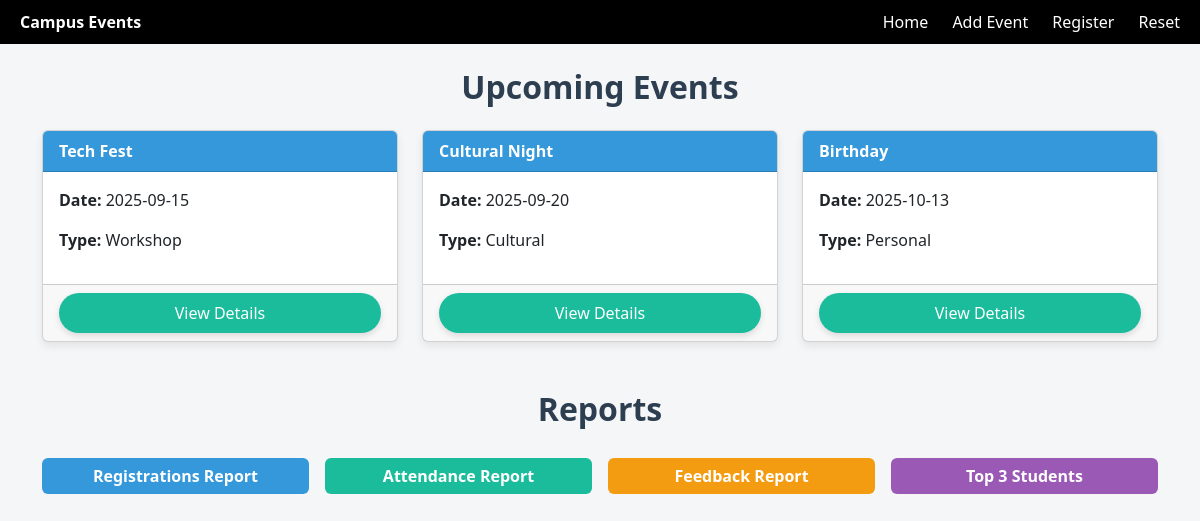
The page / on the database its author committed.
### tables this page shows
CREATE TABLE Events (
                        event_id INTEGER PRIMARY KEY AUTOINCREMENT,
                        title TEXT NOT NULL,
                        type TEXT NOT NULL,
                        date TEXT NOT NULL,
                        college_id INTEGER,
                        FOREIGN KEY (college_id) REFERENCES Colleges(college_id)
                    );

### app.py (the view)
@app.route("/")
def home():
    conn = sqlite3.connect(DATABASE)
    cursor = conn.cursor()
    cursor.execute("SELECT event_id, title, type, date FROM Events")
    events = cursor.fetchall()
    conn.close()
    return render_template("home.html", events=events)

### templates/home.html (shortened to what this page needs)
{% extends "base.html" %}
{% block content %}
<h2 class="text-center mb-4">Upcoming Events</h2>
{% if events %}
    <div class="row row-cols-1 row-cols-md-3 g-4">
        {% for event in events %}
        <div class="col">
            <div class="card h-100">
                <div class="card-header">
                    {{ event[1] }}
                </div>
                <div class="card-body">
                    <p><strong>Date:</strong> {{ event[3] }}</p>
                    <p><strong>Type:</strong> {{ event[2] }}</p>
                </div>
                <div class="card-footer d-grid gap-2">
                    <a href="{{ url_for('event_detail', event_id=event[0]) }}" class="btn-action rounded-pill">
                        View Details
                    </a>
                </div>
            </div>
        </div>
        {% endfor %}
    </div>
{% else %}
    <div class="alert alert-warning text-center">No upcoming events.</div>
{% endif %}
<h2 class="text-center mt-5 mb-4">Reports</h2>
<div class="row row-cols-1 row-cols-md-2 g-3 justify-content-center">
    <div class="col-md-3">
        <a href="{{ url_for('report_registrations') }}" class="btn btn-report btn-report-registrations w-100">Registrations Report</a>
    </div>
    <div class="col-md-3">
        <a href="{{ url_for('report_attendance') }}" class="btn btn-report btn-report-attendance w-100">Attendance Report</a>
    </div>
    <div class="col-md-3">
        <a href="{{ url_for('report_feedback') }}" class="btn btn-report btn-report-feedback w-100">Feedback Report</a>
    </div>
    <div class="col-md-3">
        <a href="{{ url_for('report_top_students') }}" class="btn btn-report btn-report-top w-100">Top 3 Students</a>
    </div>
</div>
{% endblock %}

### templates/base.html (style rules this page uses)
.btn-action { display: inline-block; padding: 8px 16px; background-color: #27ae60; color: white !important; font-weight: 500; text-decoration: none; box-shadow: 0 3px 6px rgba(0,0,0,0.15); transition: 0.3s; cursor: pointer; }

### templates/home.html (style rules this page uses)
h2 { color: #2c3e50; font-weight: 700; }
.card { background-color: #ffffff; box-shadow: 0 4px 8px rgba(0,0,0,0.08); transition: transform 0.3s; }
.card-header { background-color: #3498db; color: #ffffff; font-weight: 600; }
.btn-action { display: inline-block; padding: 8px 16px; background-color: #1abc9c; color: #fff !important; font-weight: 500; text-decoration: none; text-align: center; box-shadow: 0 3px 6px rgba(0,0,0,0.12); transition: 0.3s; cursor: pointer; }
.btn-report { margin: 5px 0; font-weight: 600; color: #fff !important; border: none; transition: 0.3s; }
.btn-report-registrations { background-color: #3498db; }
.btn-report-attendance { background-color: #1abc9c; }
.btn-report-feedback { background-color: #f39c12; }
.btn-report-top { background-color: #9b59b6; }
body { background-color: #f4f6f7; color: #2c3e50; }

### rows shown on the page
Events: title "Tech Fest", date "2025-09-15", type "Workshop"
Events: title "Cultural Night", date "2025-09-20", type "Cultural"
Events: title "Birthday", date "2025-10-13", type "Personal"
